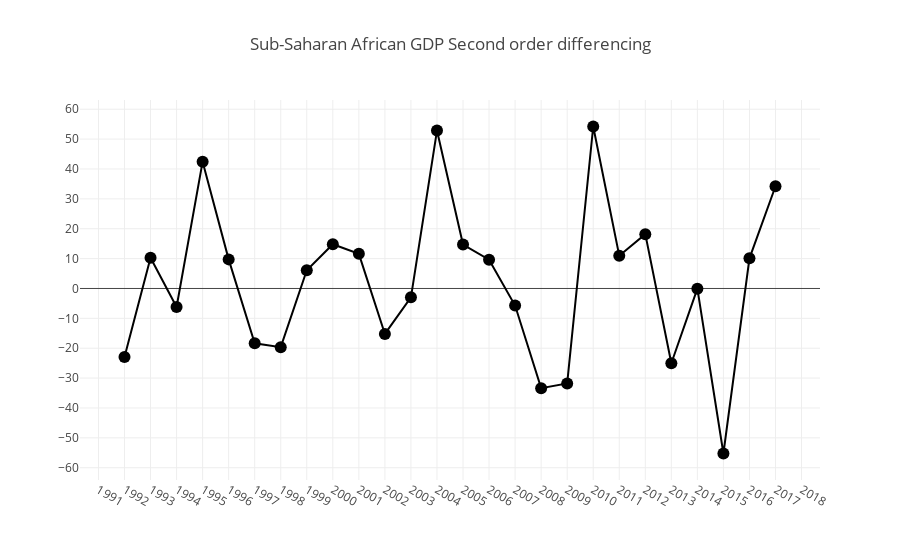

The code cell stored with this chart in its notebook:
### Code cell
layout = go.Layout(title= 'Sub-Saharan African GDP Second order differencing', xaxis = dict(ticks='', nticks=43),yaxis = dict(nticks=20),legend=dict(x=0.7, y=1))
trace0 = go.Scatter(x=y_diff2.index, y=y_diff2.values, mode = 'lines+markers',name="SSA GDPpc PPP $ growth 1990-2017", marker = dict(size=12, color='black'))
data = [trace0]
fig =go.Figure(data=data, layout=layout)
iplot(fig, filename='heatmap',show_link=False)

### Figure 1 — Plotly figure (JSON) as saved in the notebook; plotly's stock layout.template omitted (floating-point values rounded to 4 significant figures)
{"data": [{"marker": {"color": "black", "size": 12}, "mode": "lines+markers", "name": "SSA GDPpc PPP $ growth 1990-2017", "type": "scatter", "uid": "bc5c17c3-df90-4bef-bb2b-399934383a32", "x": ["1992", "1993", "1994", "1995", "1996", "1997", "1998", "1999", "2000", "2001", "2002", "2003", "2004", "2005", "2006", "2007", "2008", "2009", "2010", "2011", "2012", "2013", "2014", "2015", "2016", "2017"], "y": [-22.91, 10.27, -6.213, 42.44, 9.737, -18.36, -19.65, 6.126, 14.81, 11.59, -15.22, -2.947, 52.85, 14.71, 9.623, -5.723, -33.36, -31.77, 54.22, 10.95, 18.18, -25.03, -0.06004, -55.24, 10.09, 34.22]}], "layout": {"legend": {"x": 0.7, "y": 1}, "title": {"text": "Sub-Saharan African GDP Second order differencing"}, "xaxis": {"nticks": 43, "ticks": ""}, "yaxis": {"nticks": 20}}}
